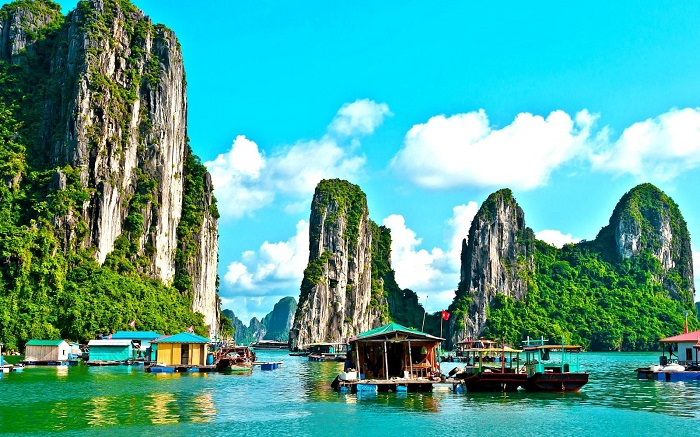
#> input picture exercise/ha-long-bay-in-vietnam.jpg, 700 x 437 px
$ jupyter execute BAITAP5.ipynb
#> lines starting #> are read from the running program, lines starting #| are printed output that depends on the picture
[cell 1]
import numpy as np
import imageio.v2 as iio
import matplotlib.pylab as plt
import scipy.ndimage as nd

#Đọc 3 hình ảnh được chọn từ trong thư mục exercise
image_path = ("exercise/ha-long-bay-in-vietnam.jpg", "exercise/pagoda.jpg", "exercise/quang_ninh.jpg")
images = [iio.imread(p) for p in image_path]
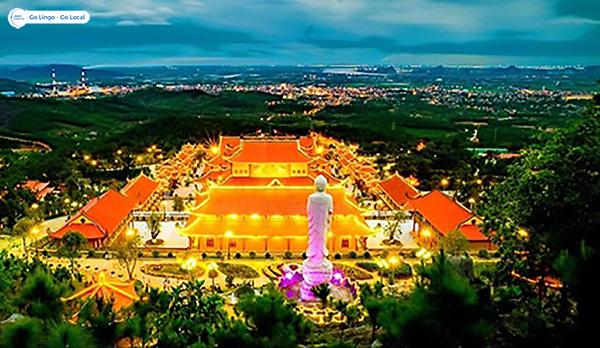
#> input picture exercise/pagoda.jpg, 600 x 348 px
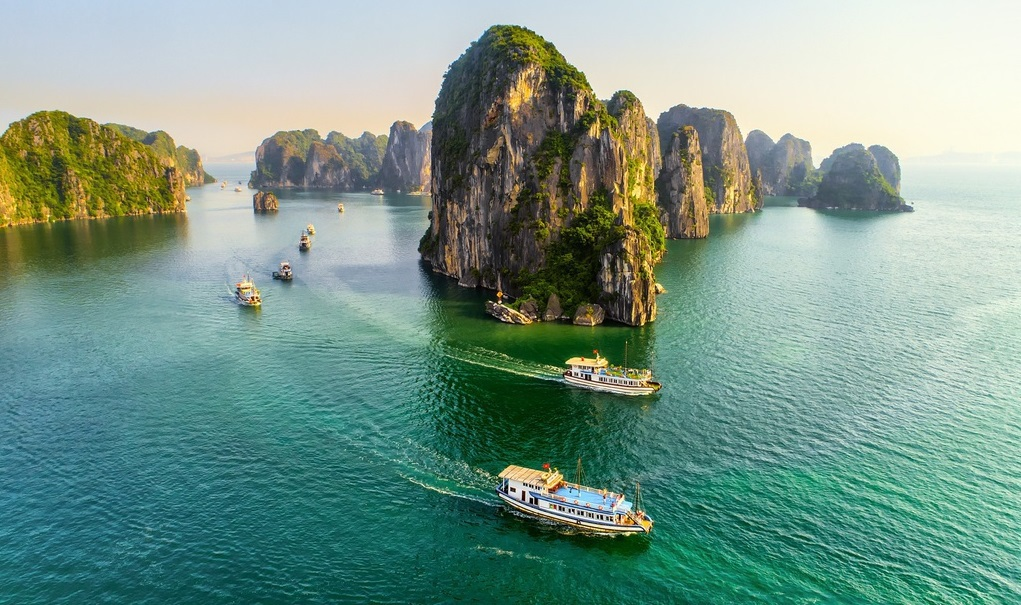
#> input picture exercise/quang_ninh.jpg, 1021 x 605 px
#> images = 3 items

#Khởi tạo menu người dùng
print("T: Tịnh tiến")
print("X: Xoay")
print("P: Phóng to")
print("H: Thu nhỏ")
print("C: Coordinate Map")
#Kiểm tra nếu người dùng nhập đúng hay không nếu sai thì nhập lại
while True:
    bien_doi = input("Hãy nhập vào phép biến đổi muốn thực hiện: ").strip().upper() #.strip là để loại bỏ các khoảng trắng nếu người dùng nhập dư, và .upper là để in hoa các ký tự
    if bien_doi in ["T", "X", "P", "H", "C"]:
        break
    else:
        print("Ký tự nhập vào không hợp lệ, hãy nhập lại!")

while True:
    try:
        chon_hinh = int(input("Chọn hình muốn thực hiện phép biến đổi (1/2/3): ")) - 1
        if 0 <= chon_hinh < 3: #Chỉ hợp lệ nếu người dùng nhập 1/2/3
            break
        else:
            print("Số hình được chọn không hợp lệ, hãy nhập lại!")
    except ValueError: #Trường hợp người dùng không nhập số mà là ký tự
        print("Số được nhập vào phải là một số nguyên!")

img = images[chon_hinh]
output_img = None

#Xử lý theo lựa chọn của người dùng
if bien_doi == "T":
    dx = int(input("Di chuyển hình sang ngang bao nhiêu pixel ?: "))
    dy = int(input("Di chuyển hình sang dọc bao nhiêu pixel ?: "))
    output_img = nd.shift(img, (dx, dy, 0), order=0)

elif bien_doi == "X":
    angle = float(input("Xoay hình bao nhiêu độ ?: "))
    output_img = nd.rotate(img, angle, reshape=False)

elif bien_doi == "P":
    factor = float(input("Phóng to hình với hệ số là bao nhiêu ?: "))
    output_img = nd.zoom(img, (factor, factor, 1))

elif bien_doi == "H":
    factor = float(input("Thu nhỏ hình với hệ số là bao nhiêu ?: "))
    output_img = nd.zoom(img, (factor, factor, 1))

elif bien_doi == "C":
    h, w, _ = img.shape
    coords = np.indices((h, w))
    coords[1] = w - coords[1] - 1  #Đảo ngược chiều ngang
    output_img = img[coords[0], coords[1]]

#Lưu hình và hiển thị
plt.imshow(output_img)
plt.title("Kết quả sau xử lý")
plt.show()

#Tạo tên file và lưu
out_name = f"hinh{chon_hinh+1}_{bien_doi}.jpg"
iio.imsave(out_name, output_img)
print(f"Đã lưu ảnh kết quả vào: {out_name}")
